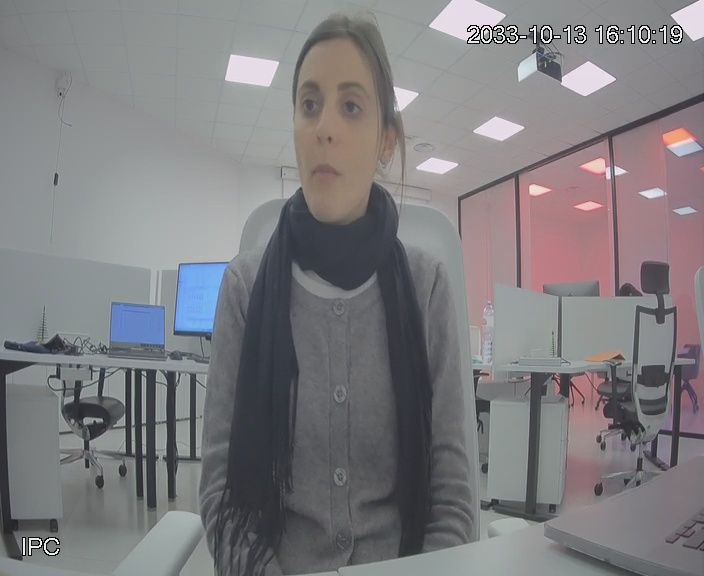
#> input picture data/images/chiara.jpg, 704 x 576 px
$ python -i face_recognition.py   (imports and definitions only)   (Python 2 division)
#> lines starting #> are read from the running program, lines starting #| are printed output that depends on the picture
import glob
import os
import cv2
from tqdm import tqdm

COSINE_THRESHOLD = 0.5
directory = 'data'
weights = os.path.join(directory, "models", "face_detection_yunet_2023mar.onnx")
# [1 line that did not run here, left out]
# [1 line not run here, left out]

weights = os.path.join(directory, "models", "face_recognition_sface_2021dec.onnx")
# [1 line that did not run here, left out]


class FaceRecognition:
    def __init__(self, directory: str = 'data'):
        self._directory = directory
        self.dictionary = self._load_photo()

    def match(self, feature1):
        max_score = 0.0
        sim_user_id = ""
        for user_id, feature2 in zip(self.dictionary.keys(), self.dictionary.values()):
            score = face_recognizer.match(feature1, feature2, cv2.FaceRecognizerSF_FR_COSINE)
            if score >= max_score:
                max_score = score
                sim_user_id = user_id
        if max_score < COSINE_THRESHOLD:
            return False, ("", 0.0)
        return True, (sim_user_id, max_score)

    def recognize_face(self, image, file_name=None):
        channels = 1 if len(image.shape) == 2 else image.shape[2]
        if channels == 1:
            image = cv2.cvtColor(image, cv2.COLOR_GRAY2BGR)
        if channels == 4:
            image = cv2.cvtColor(image, cv2.COLOR_BGRA2BGR)

        if image.shape[0] > 1000:
            image = cv2.resize(image, (0, 0), fx=500 / image.shape[0], fy=500 / image.shape[0])

        height, width, _ = image.shape
        face_detector.setInputSize((width, height))
        try:
            _, faces = face_detector.detect(image)
            if file_name is not None:
                assert len(faces) > 0, f'the file {file_name} has no face'

            faces = faces if faces is not None else []
            features = []
            for face in faces:
                aligned_face = face_recognizer.alignCrop(image, face)
                feat = face_recognizer.feature(aligned_face)

                features.append(feat)
            return features, faces
        except Exception as e:
            print(e)
            print(file_name)
            return None, None

    def _load_photo(self):
        # Get registered photos and return as npy files
        # File name = id name, embeddings of a photo is the representative for the id
        # If many files have the same name, an average embedding is used
        dictionary = {}
        # the tuple of file types, please ADD MORE if you want
        types = ('*.jpg', '*.png', '*.jpeg', '*.JPG', '*.PNG', '*.JPEG')
        files = []
        for a_type in types:
            files.extend(glob.glob(os.path.join(self._directory, 'images', a_type)))

        files = list(set(files))

        for file in tqdm(files):
            image = cv2.imread(file)
            feats, faces = self.recognize_face(image, file)
            if faces is None:
                continue
            user_id = os.path.splitext(os.path.basename(file))[0]
            dictionary[user_id] = feats[0]
        print(f'there are {len(dictionary)} ids')
        return dictionary

>>> import cv2
>>> picture = cv2.imread('data/images/chiara.jpg', cv2.IMREAD_GRAYSCALE)
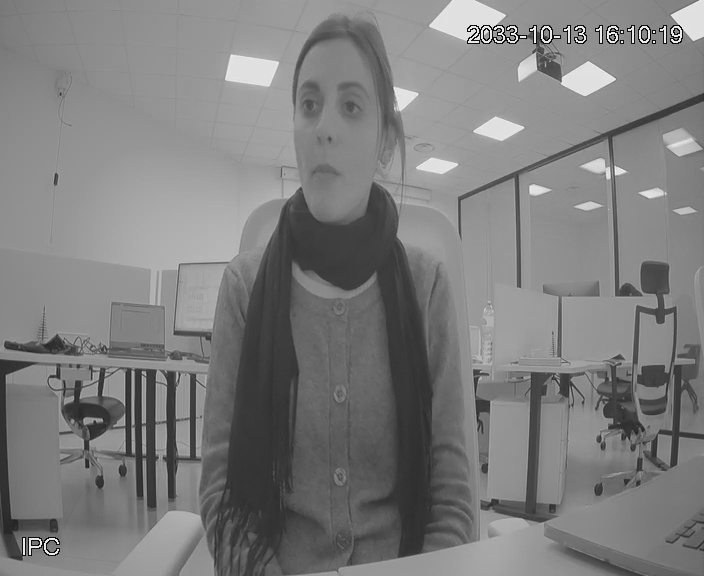
#> picture: shape (576, 704); min 5, max 244, mean 125.5
>>> result = FaceRecognition().recognize_face(picture)
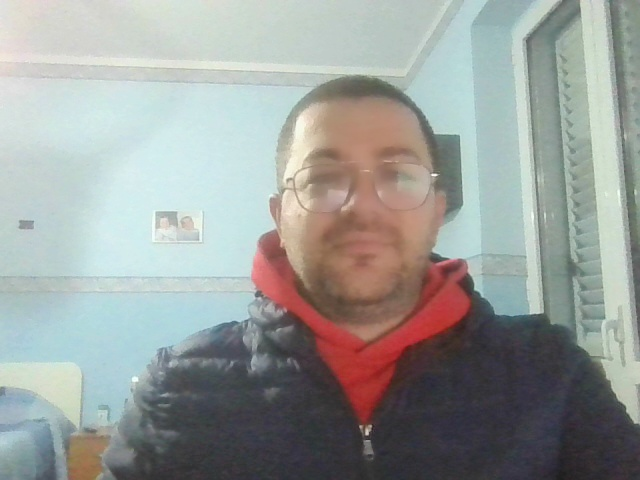
#> input picture data/images/giuseppe.jpg, 640 x 480 px
#> in _load_photo, image is the input picture: shape (480, 640, 3); mean B, G, R 154.2, 157.4, 153.8
#> (the run stopped early here; a loop or call above may not have finished)
